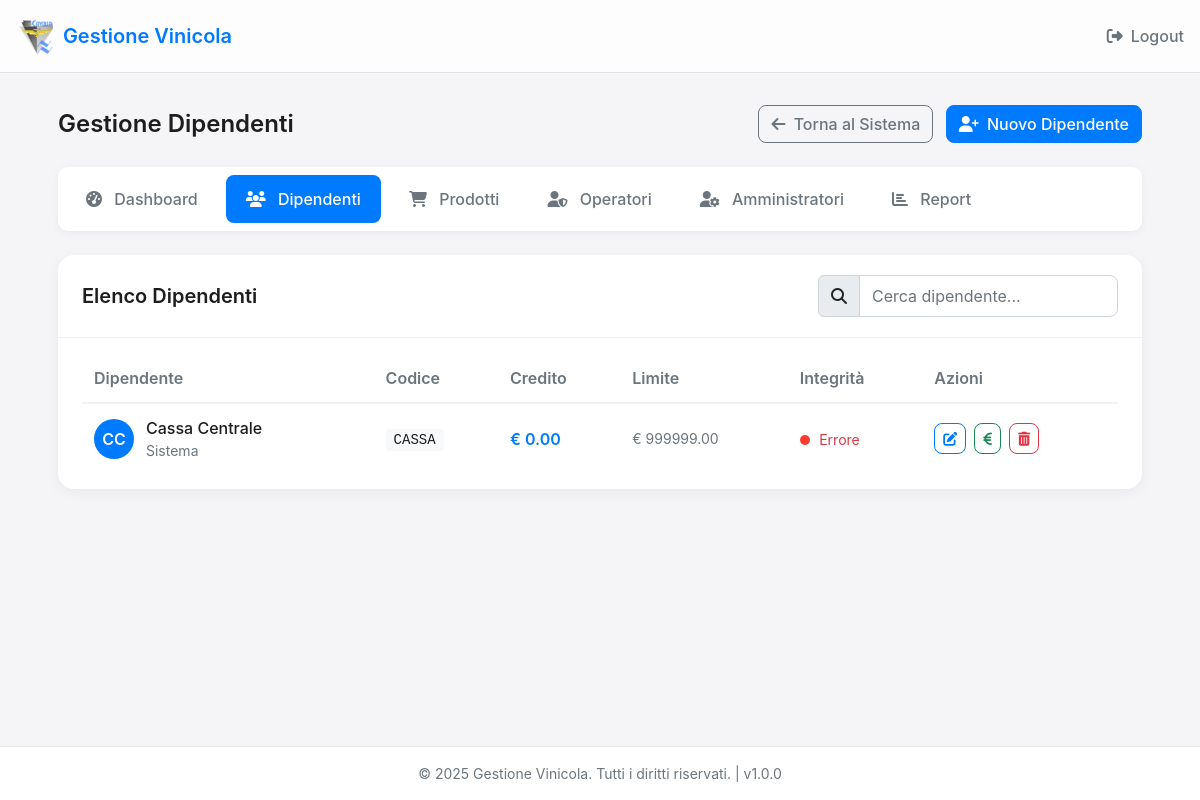
/admin/employees (signed in), run on an earlier commit of the app's database.
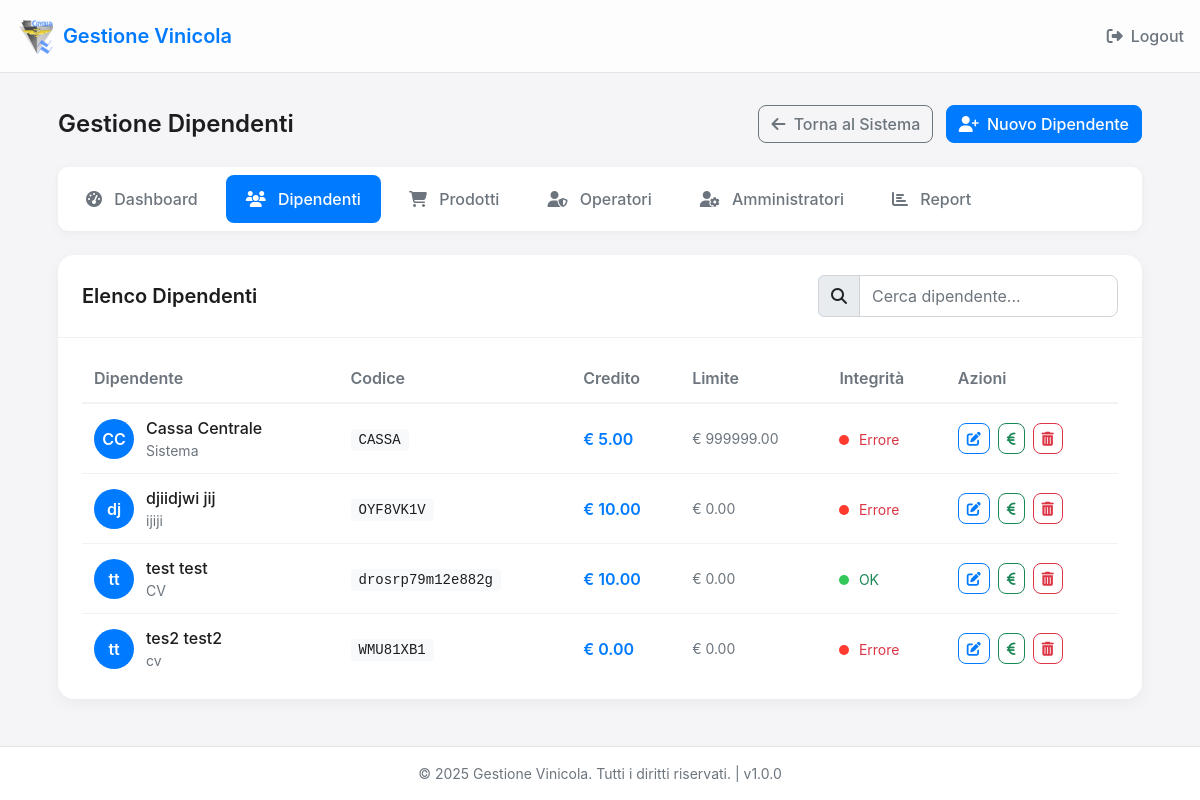
And on a later commit of the database.
### app.py (models this page shows, shortened)
class Employee(db.Model):
    id = db.Column(db.Integer, primary_key=True)
    code = db.Column(db.String(50), unique=True)  # Codice a barre della card
    first_name = db.Column(db.String(100))
    last_name = db.Column(db.String(100))
    rank = db.Column(db.String(100))
    credit = db.Column(db.Numeric(10, 2), default=0)
    credit_hash = db.Column(db.String(64))  # Hash per verificare l'integrità del credito
    credit_limit = db.Column(db.Numeric(10, 2), default=0)  # Limite di credito negativo consentito
    def verify_credit_integrity(self):
        if not self.credit_hash:  # Se non c'è hash, crealo
            self.update_credit_hash()
            db.session.commit()
            return True
        secret = app.config['SECRET_KEY']
        data = f"{self.id}:{self.credit}:{self.credit_limit}:{secret}"
        computed_hash = hashlib.sha256(data.encode()).hexdigest()
        return computed_hash == self.credit_hash

### app.py (the view)
@app.route('/admin/employees')
def admin_employees():
    if session.get('admin_logged_in') != True:
        return redirect(url_for('admin_login'))
    employees = Employee.query.order_by(Employee.last_name).all()
    return render_template('admin_employees.html', employees=employees)

### app.py (called while the page is built)
@app.context_processor
def inject_app_info():
    now = datetime.now()
    return {
        'app_name': app.config['APP_NAME'],
        'app_version': app.config['APP_VERSION'],
        'now': now
    }

### templates/admin_employees.html (shortened to what the changed rows need)
{% extends "base.html" %}
{% block content %}
<div class="admin-container">
    <div class="admin-header">
        <h1 class="admin-title">Gestione Dipendenti</h1>
    </div>
    <div class="employees-table-container">
        <div class="table-wrapper">
            <table class="employees-table">
                <thead>
                    <tr>
                        <th>Dipendente</th>
                        <th>Codice</th>
                        <th>Credito</th>
                        <th>Limite</th>
                        <th>Integrità</th>
                        <th>Azioni</th>
                    </tr>
                </thead>
                <tbody>
                    {% for employee in employees %}
                    <tr>
                        <td class="employee-name-cell">
                            <div class="employee-avatar">{{ employee.first_name[0] }}{{ employee.last_name[0] }}</div>
                            <div class="employee-info">
                                <div class="employee-name">{{ employee.first_name }} {{ employee.last_name }}</div>
                                <div class="employee-rank">{{ employee.rank }}</div>
                            </div>
                        </td>
                        <td>
                            <span class="employee-code">{{ employee.code }}</span>
                        </td>
                        <td>
                            <div class="employee-credit">€ {{ "%.2f"|format(employee.credit) }}</div>
                        </td>
                        <td>
                            <div class="employee-limit">€ {{ "%.2f"|format(employee.credit_limit) }}</div>
                        </td>
                        <td>
                            <span class="integrity-indicator {% if employee.verify_credit_integrity() %}integrity-verified{% else %}integrity-failed{% endif %}"></span>
                            {% if employee.verify_credit_integrity() %}
                                <small class="text-success">OK</small>
                            {% else %}
                                <small class="text-danger">Errore</small>
                            {% endif %}
                        </td>
                        <td>
                            <div class="table-actions">
                                <a href="{{ url_for('admin_edit_employee', id=employee.id) }}" class="btn btn-sm btn-outline-primary" title="Modifica">
                                    <i class="fas fa-edit"></i>
                                </a>
                                <button type="button" class="btn btn-sm btn-outline-success" data-bs-toggle="modal" data-bs-target="#creditModal{{ employee.id }}" title="Modifica Credito">
                                    <i class="fas fa-euro-sign"></i>
                                </button>
                                <button type="button" class="btn btn-sm btn-outline-danger" data-bs-toggle="modal" data-bs-target="#deleteModal{{ employee.id }}" title="Elimina">
                                    <i class="fas fa-trash-alt"></i>
                                </button>
                            </div>
                        </td>
                    </tr>
                    {% endfor %}
                </tbody>
            </table>
        </div>
    </div>
</div>
{% endblock %}

What changed in the data, as far as the page shows it:
changed Employee "Cassa": credit "0.00" → "5.00"
added Employee: first_name "d", last_name "j", first_name "djiidjwi", last_name "jij", rank "ijiji", code "OYF8VK1V", credit "10.00", credit_limit "0.00", shows "Errore"
added Employee: first_name "t", last_name "t", first_name "test", last_name "test", rank "CV", code "drosrp79m12e882g", credit "10.00", credit_limit "0.00", shows "OK"
added Employee: first_name "t", last_name "t", first_name "tes2", last_name "test2", rank "cv", code "WMU81XB1", credit "0.00", credit_limit "0.00", shows "Errore"
